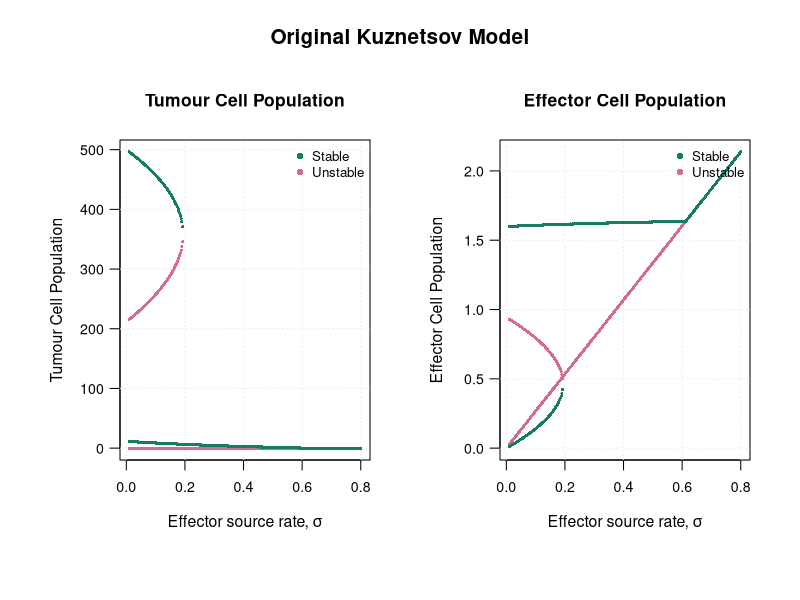
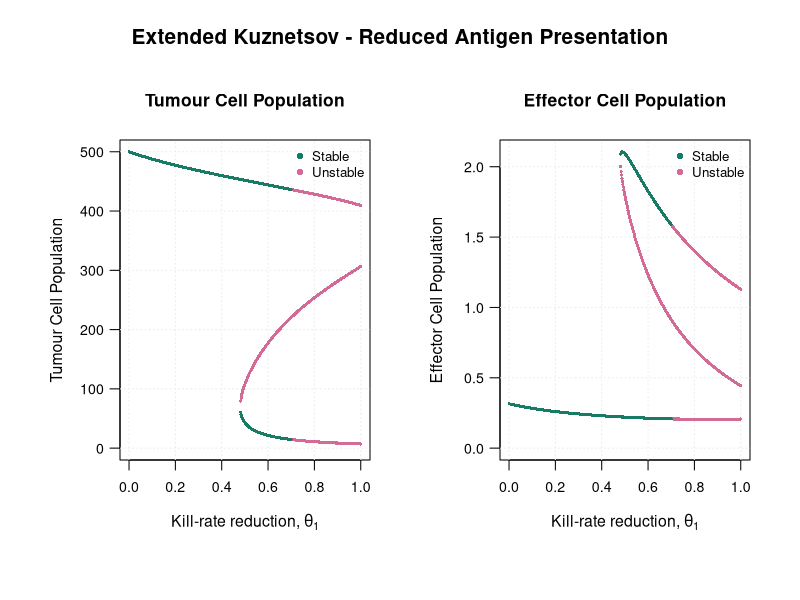
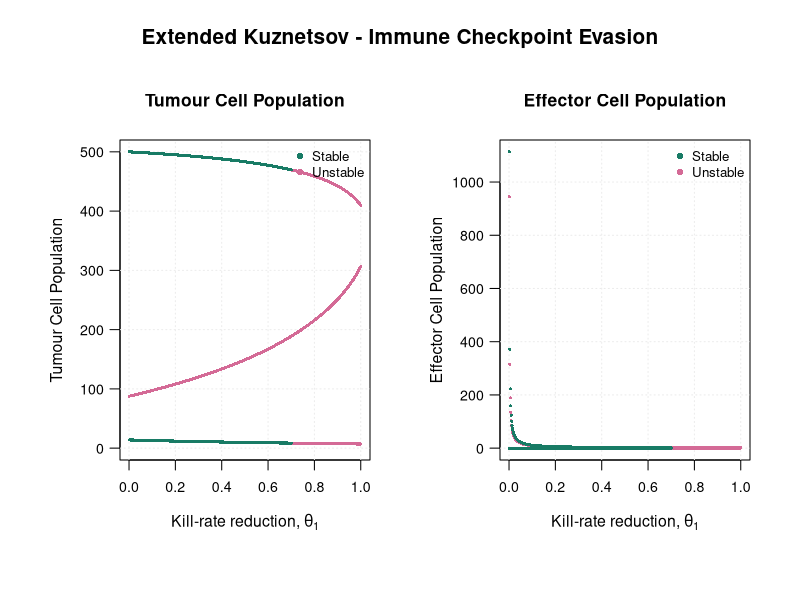

These figures' R source, in order:

alpha <- 1.636
alpha1 <- 1.636 - 0.4908
alpha2 <- 1.636
eta <- 20.19
kappa <- 500
delta <- 0.3743
rho <- 1.131
sigma <- 0.1181
mu <- 0.00311

find_roots <- function(f, lower, upper, n = 1000) {
  x <- seq(lower, upper, length.out = n)
  y <- vapply(x, f, numeric(1))
  roots <- numeric(0)
  
  for (i in seq_len(n - 1)) {
    if (is.finite(y[i]) && abs(y[i]) < 1e-9) {
      roots <- c(roots, x[i])
    }
    
    if (is.finite(y[i]) && is.finite(y[i + 1]) &&
        y[i] * y[i + 1] < 0) {
      roots <- c(
        roots,
        uniroot(f, c(x[i], x[i + 1]))$root
      )
    }
  }
  
  unique(round(roots, 8))
}

get_stability <- function(J) {
  values <- eigen(J, only.values = TRUE)$values
  
  if (all(Re(values) < -1e-8)) {
    "Stable"
  } else {
    "Unstable"
  }
}

kuznetsov_eq <- function(source) {
  E_fun <- function(T) {
    alpha * (1 - T / kappa)
  }
  
  f <- function(T) {
    E <- E_fun(T)
    
    E * (
      rho * T / (T + eta) -
        mu * T - delta
    ) + source
  }
  
  roots <- find_roots(f, 1e-6, kappa - 1e-6)
  
  out <- data.frame()
  
  for (T in c(0, roots)) {
    E <- if (T == 0) source / delta else E_fun(T)
    
    J <- matrix(c(
      alpha * (1 - 2 * T / kappa) - E,
      E * (rho * eta / (T + eta)^2 - mu),
      -T,
      rho * T / (T + eta) - mu * T - delta
    ), nrow = 2)
    
    out <- rbind(out, data.frame(
      parameter = source,
      tumour = T,
      effector = E,
      stability = get_stability(J)
    ))
  }
  
  out
}

extended_eq <- function(theta, mechanism) {
  E_fun <- function(T) {
    alpha1 / theta * (1 - T / kappa)
  }
  
  f <- function(T) {
    E <- E_fun(T)
    
    if (mechanism == "RA") {
      activation <- rho * theta * T / (T + eta)
      exhaustion <- mu * theta * T
    } else {
      activation <- rho * T / (T + eta)
      exhaustion <- mu * (2 - theta) * T
    }
    
    E * (activation - exhaustion - delta) + sigma
  }
  
  roots <- find_roots(f, 1e-6, kappa - 1e-6)
  
  out <- data.frame()
  
  for (T in roots) {
    E <- E_fun(T)
    
    J11 <- -alpha1 * T / kappa
    J12 <- -alpha1 * T / kappa
    J13 <- -theta * T
    
    J21 <- 0
    J22 <- alpha2 * (1 - T / kappa) - E
    J23 <- 0
    
    if (mechanism == "RA") {
      J31 <- E * (
        rho * theta * eta / (T + eta)^2 -
          mu * theta
      )
      
      J32 <- E * (
        rho * (1 - theta) * T * eta / (T + eta)^2 -
          mu
      )
    } else {
      J31 <- E * (
        rho * eta / (T + eta)^2 -
          mu * (2 - theta)
      )
      
      J32 <- E * (
        rho * eta / (T + eta)^2 - mu
      )
    }
    
    J33 <- -sigma / E
    
    J <- matrix(c(
      J11, J21, J31,
      J12, J22, J32,
      J13, J23, J33
    ), nrow = 3)
    
    out <- rbind(out, data.frame(
      parameter = theta,
      tumour = T,
      effector = E,
      stability = get_stability(J)
    ))
  }
  
  out
}

sigma_values <- seq(0.01, 0.8, length.out = 300)
theta_values <- seq(0.001, 1, length.out = 500)

simple_data <- do.call(
  rbind,
  lapply(sigma_values, kuznetsov_eq)
)

ra_data <- do.call(
  rbind,
  lapply(theta_values, function(x) extended_eq(x, "RA"))
)

ici_data <- do.call(
  rbind,
  lapply(theta_values, function(x) extended_eq(x, "ICI"))
)

draw_bifurcation <- function(data, title, xlab) {
  oldpar <- par(no.readonly = TRUE)
  on.exit(par(oldpar))
  
  par(
    mfrow = c(1, 2),
    mar = c(5, 5, 4, 1.5),
    oma = c(2, 1, 3, 1),
    mgp = c(2.7, 0.8, 0)
  )
  
  colors <- c(
    Stable = "#187B65",
    Unstable = "#D46A96"
  )
  
  for (variable in c("tumour", "effector")) {
    ylabel <- if (variable == "tumour") {
      "Tumour Cell Population"
    } else {
      "Effector Cell Population"
    }
    
    values <- data[[variable]]
    
    plot(
      NA,
      xlim = range(data$parameter),
      ylim = range(c(0, values), finite = TRUE),
      xlab = xlab,
      ylab = ylabel,
      main = ylabel,
      cex.main = 1.05,
      cex.lab = 0.95,
      cex.axis = 0.85,
      las = 1
    )
    
    grid(col = "gray92")
    
    for (status in c("Unstable", "Stable")) {
      selected <- data$stability == status
      
      points(
        data$parameter[selected],
        values[selected],
        pch = 16,
        cex = 0.42,
        col = colors[status]
      )
    }
    
    legend(
      "topright",
      legend = c("Stable", "Unstable"),
      col = colors,
      pch = 16,
      bty = "n",
      cex = 0.8
    )
  }
  
  mtext(title, outer = TRUE, side = 3,
        line = 0.6, cex = 1.25, font = 2)
}

draw_bifurcation(
  simple_data,
  "Original Kuznetsov Model",
  expression("Effector source rate, " * sigma)
)

draw_bifurcation(
  ra_data,
  "Extended Kuznetsov - Reduced Antigen Presentation",
  expression("Kill-rate reduction, " * theta[1])
)

draw_bifurcation(
  ici_data,
  "Extended Kuznetsov - Immune Checkpoint Evasion",
  expression("Kill-rate reduction, " * theta[1])
)
